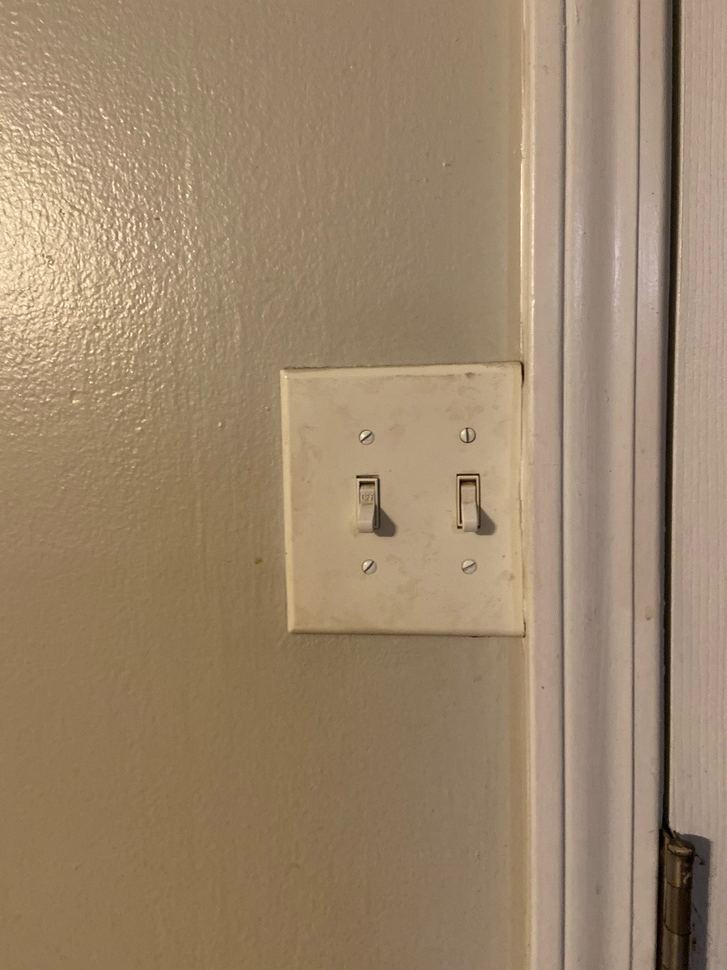
#> input picture Assignment 3/Question 6/right.jpeg, 727 x 970 px, shrunk from 3024 x 4032 before the run
$ python disparity.py
#> lines starting #> are read from the running program, lines starting #| are printed output that depends on the picture
# import OpenCV and pyplot
import cv2 as cv
from matplotlib import pyplot as plt

# read left and right images
imgR = cv.imread('right.jpeg', 0)
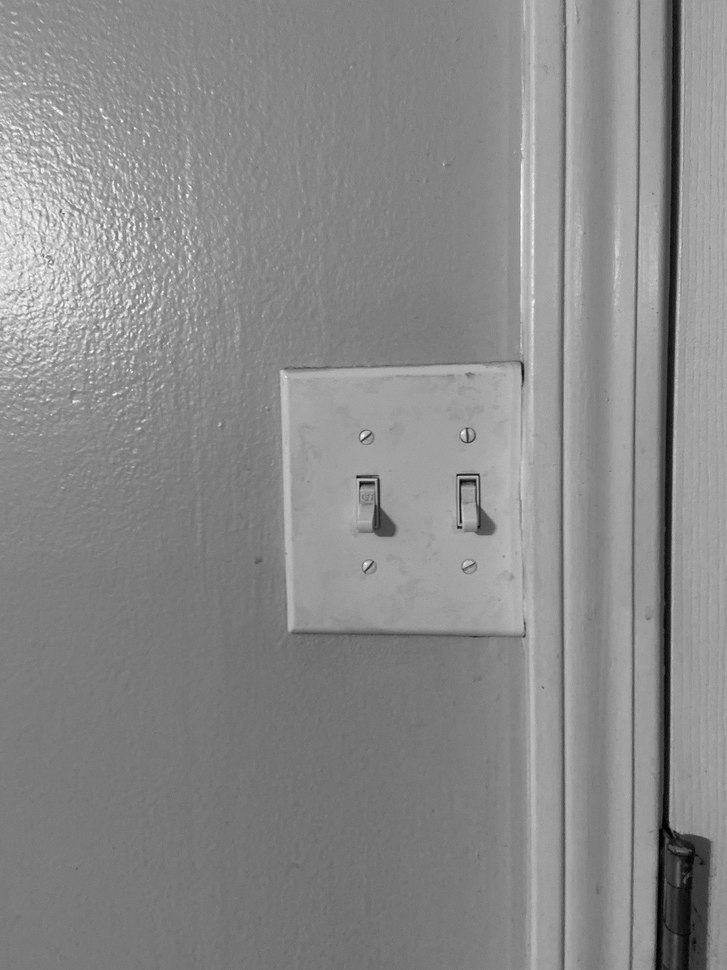
#> imgR: shape (970, 727); min 0, max 255, mean 137.6
imgL = cv.imread('left.jpeg', 0)
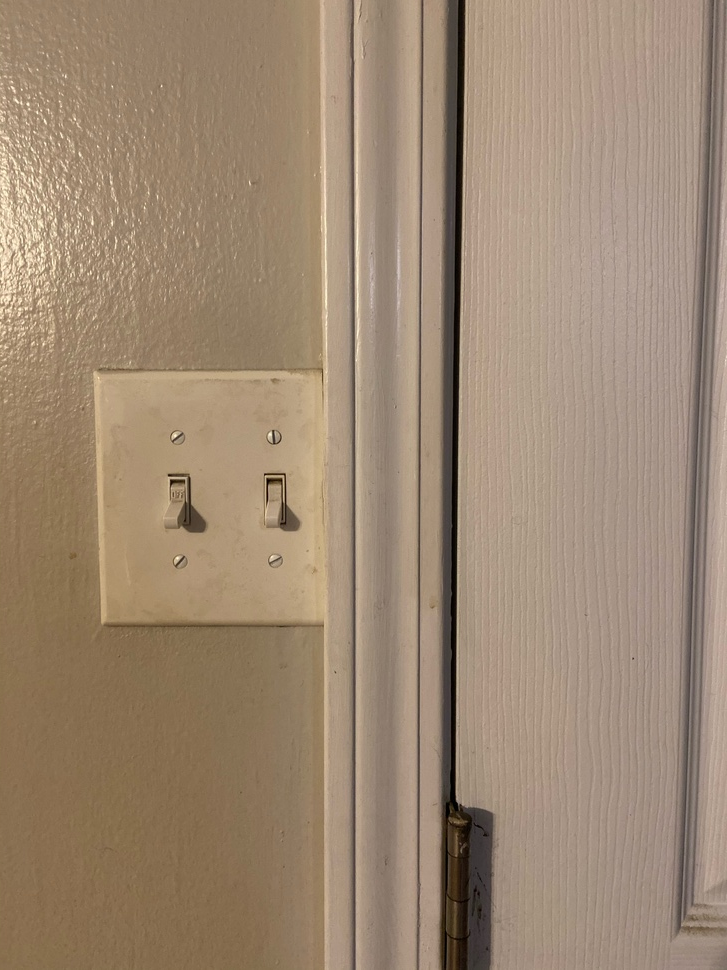
#> input picture Assignment 3/Question 6/left.jpeg, 727 x 970 px, shrunk from 3024 x 4032 before the run
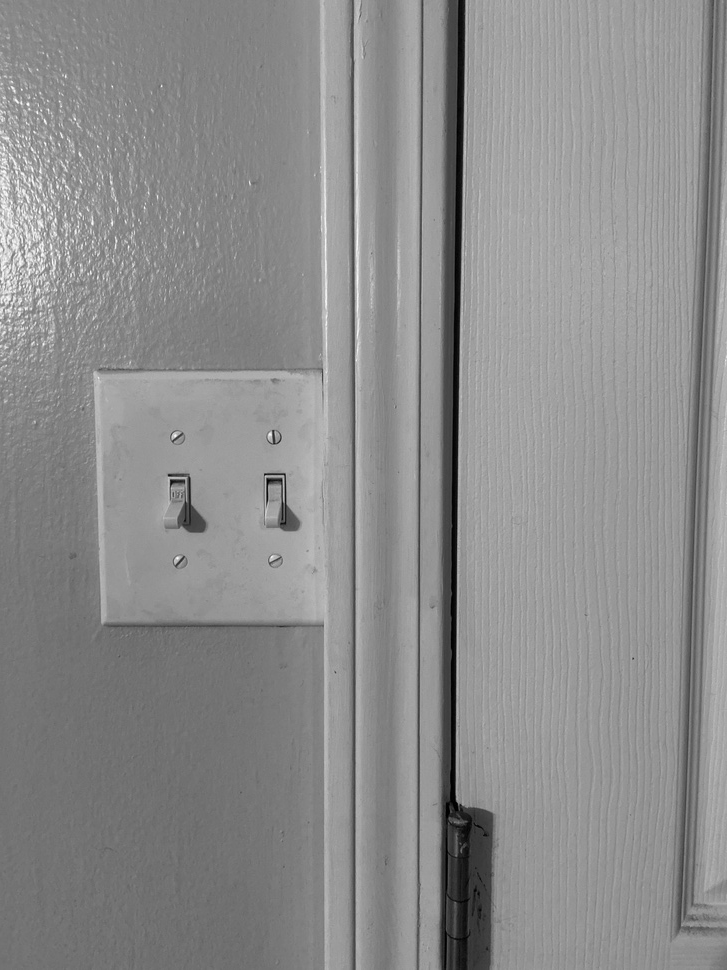
#> imgL: shape (970, 727); min 0, max 255, mean 140

# creates StereoBm object
stereo = cv.StereoBM_create(numDisparities = 16,
                            blockSize = 15)

# computes disparity
disparity = stereo.compute(imgL, imgR)
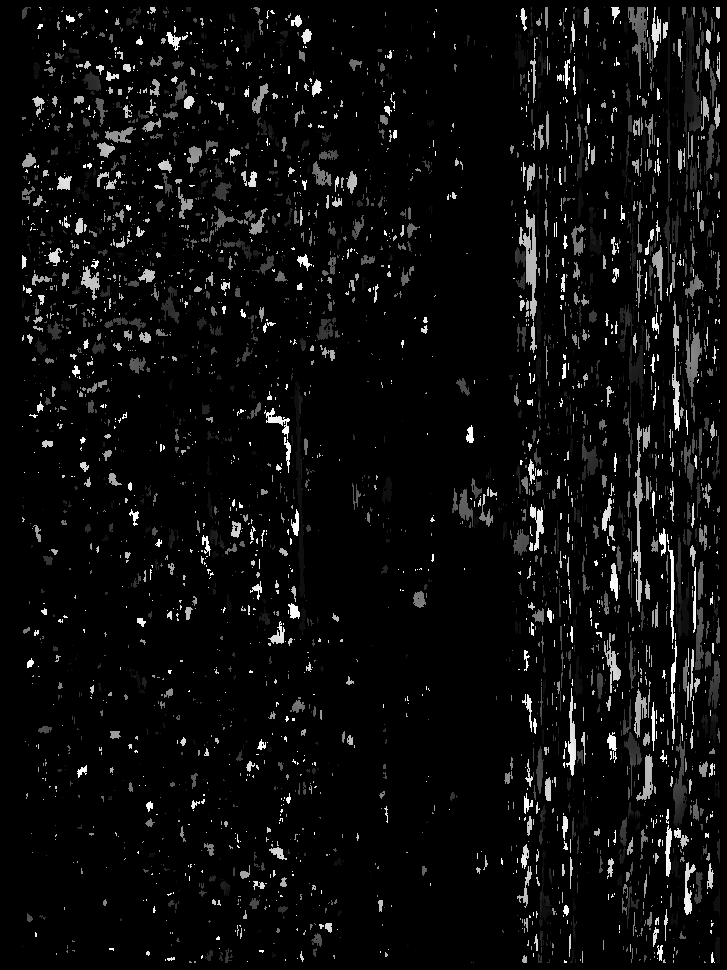
#> disparity: shape (970, 727) int16; min -16, max 240, mean -2.9; drawn with min black and max white

# displays image as grayscale and plotted
plt.imshow(disparity, 'gray')
plt.show()
